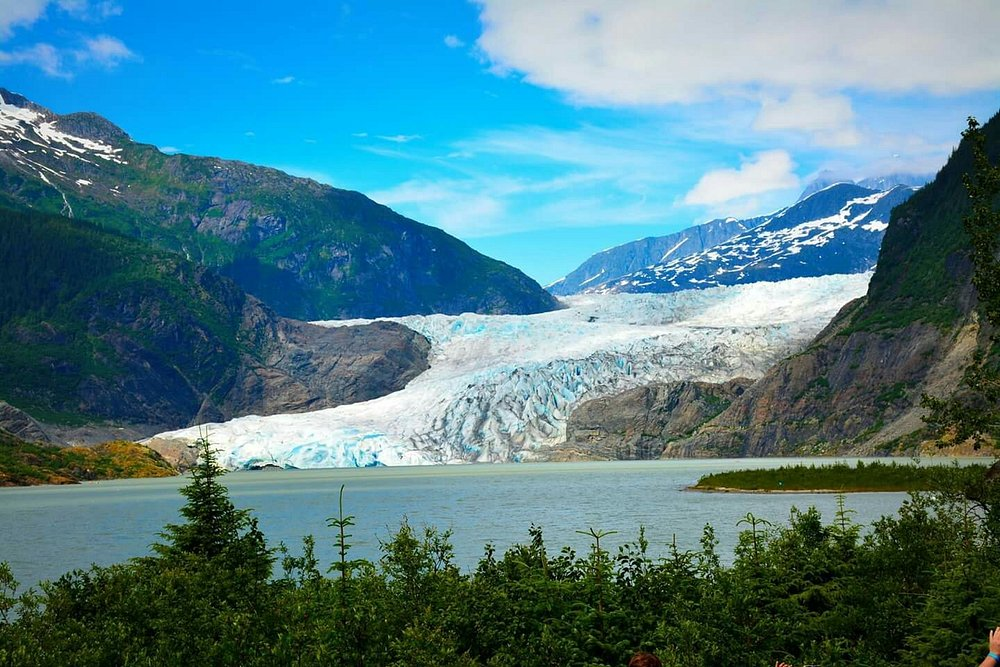
#> input picture figures/Mendenhall_Glacier.jpg, 1000 x 667 px, found by its file name
$ python drawice.py
#> lines starting #> are read from the running program, lines starting #| are printed output that depends on the picture
import matplotlib.pyplot as plt
import pandas as pd
import numpy as np
from PIL import Image

# 数据准备
data = {
    "Year": [1995, 1998, 2002, 2006, 2019, 2022, 2023],
    "Passengers": [380600, 568500, 741500, 951400, 1305700, 1167000, 1650000],
    "% Change": [np.nan, 49, 30, 28, 37, -11, 41]
}
df = pd.DataFrame(data)
index = np.arange(len(df))

# 创建画布
fig, ax1 = plt.subplots(figsize=(20, 12), facecolor='white')  # 增大画布尺寸
plt.style.use('seaborn-v0_8-whitegrid')

# ==================== 背景处理 ====================
img = Image.open("figures\Mendenhall_Glacier.jpg").convert('RGBA')
img_arr = np.array(img)

x_min, x_max = -0.5, len(df)-0.5
y_min, y_max = df["Passengers"].min()*0.8, df["Passengers"].max()*1.2  # 扩展y轴范围

ax1.set_xlim(x_min, x_max)
ax1.set_ylim(y_min, y_max)

ax1.imshow(img_arr,
          extent=[x_min, x_max, y_min, y_max],
          aspect='auto',
          alpha=0.25,
          interpolation='lanczos',
          zorder=0)

# ==================== 颜色定义 ====================
cmap = plt.get_cmap('Blues')
colors = [cmap(i/len(df)) for i in range(1, len(df)+1)]

# ==================== 主柱状图美化 ====================
bars = ax1.bar(index, df["Passengers"],
              color=colors,
              edgecolor='#1f3b4d',
              linewidth=2,
              width=0.7,
              alpha=0.9,
              zorder=3)

# ==================== 坐标轴美化 ====================
# X轴设置
ax1.set_xticks(index)
ax1.set_xticklabels(df["Year"],
                   fontname='Arial',
                   fontsize=22,  # 年份字号加大
                   color='#2c3e50')
ax1.set_xlabel('Year',  # 新增x轴标签
              fontname='Arial',
              fontsize=24,
              labelpad=15,
              color='#2c3e50')

# 左侧Y轴
ax1.set_ylabel('Cruise Passenger Volume',
              fontname='Arial',
              fontsize=24,
              labelpad=25,
              color='#2c3e50')
ax1.yaxis.set_major_formatter(plt.FuncFormatter(lambda x, loc: f"{x/1000:,.0f}K"))
ax1.tick_params(axis='y',
               colors='#2c3e50',
               labelsize=20,  # 刻度字号加大
               length=8,
               width=1.5)

# 右侧Y轴
ax2 = ax1.twinx()
line = ax2.plot(index, df["% Change"],
               color='#e74c3c',
               marker='D',
               markersize=18,  # 标记尺寸加大
               linewidth=4,
               linestyle='--',
               alpha=0.9,
               zorder=3)

ax2.set_ylabel('Annual Change (%)',
              fontname='Arial',
              fontsize=24,
              labelpad=25,
              color='#e74c3c')
ax2.set_ylim(-20, 80)
ax2.tick_params(axis='y',
               colors='#e74c3c',
               labelsize=20,
               length=8,
               width=1.5)

# ==================== 数据标签美化 ====================
# 柱状图数据标签
for bar in bars:
    height = bar.get_height()
    ax1.text(bar.get_x() + bar.get_width()/2., height*1.01,
            f'{height/1000:,.0f}K',
            ha='center',
            va='bottom',
            fontsize=20,  # 加大到20
            fontweight='bold',
            color='#2c3e50',
            zorder=4)

# [16 lines of commented-out code are left out]
plt.title('Juneau Cruise Passenger Volumes (1995-2023)\n',
         fontsize=28,  # 标题加大
         fontweight='bold',
         color='#2c3e50',
         pad=35,
         loc='left')

# ==================== 图例美化 ====================
legend_elements = [
    plt.Line2D([0], [0],
              color='#e74c3c',
              lw=4,
              marker='D',
              markersize=20,  # 图例标记加大
              label='Annual Change'),
    plt.Rectangle((0,0),1,1,
                 color=colors[3],
                 ec='#1f3b4d',
                 label='Passenger Volume')
]

ax1.legend(handles=legend_elements,
          loc='upper center',
          bbox_to_anchor=(0.5, -0.18),  # 调整位置
          ncol=2,
          frameon=True,
          framealpha=0.95,
          fontsize=22,  # 图例文字加大
          title_fontsize='24',
          edgecolor='#bdc3c7',
          borderpad=1.5)

# ==================== 布局调整 ====================
plt.tight_layout()
plt.subplots_adjust(bottom=0.22)  # 增加底部边距
plt.savefig('cruise_volume.png', dpi=300, bbox_inches='tight')
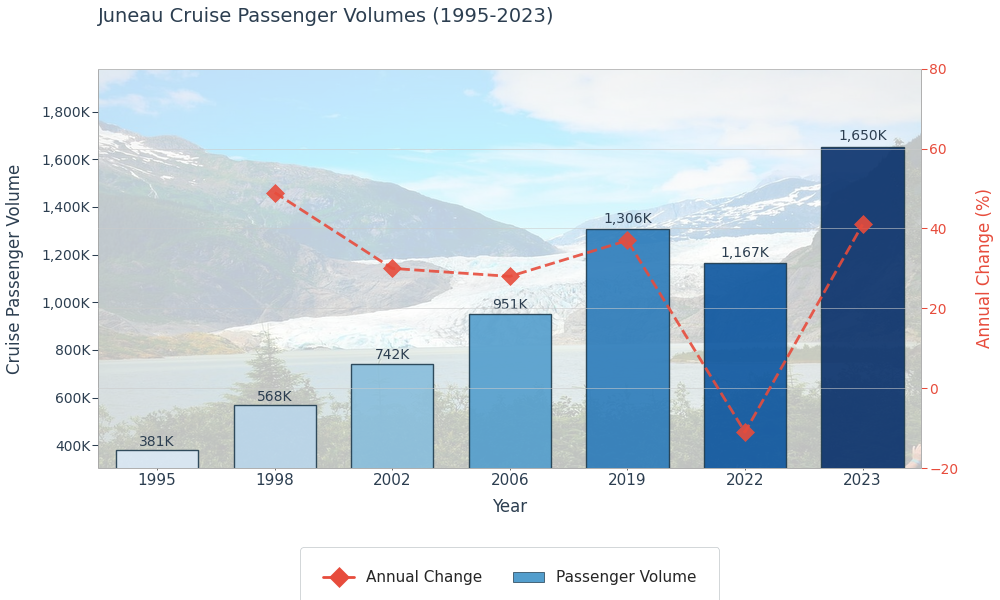
#> figure drawn by matplotlib, 2 panels
#> (the run stopped early here; a loop or call above may not have finished)
